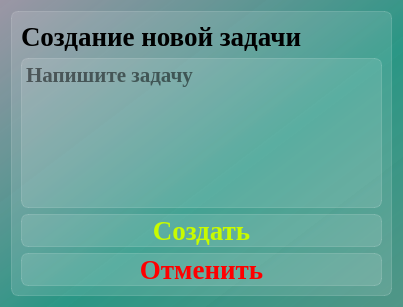
<?xml version="1.0" encoding="UTF-8"?>
<ui version="4.0">
 <class>Dialog_create_task</class>
 <widget class="QDialog" name="Dialog_create_task">
  <property name="geometry">
   <rect>
    <x>0</x>
    <y>0</y>
    <width>403</width>
    <height>307</height>
   </rect>
  </property>
  <property name="windowTitle">
   <string>Создание задачи</string>
  </property>
  <property name="styleSheet">
   <string notr="true">background-color: qlineargradient(spread:pad, x1:1, y1:1, x2:0, y2:0, stop:0 rgba(81, 150, 135, 255), stop:0.427447 rgba(41, 150, 132, 235), stop:1 rgba(155, 150, 165, 255));
font-family: Liberation Serif;
</string>
  </property>
  <layout class="QVBoxLayout" name="verticalLayout_2">
   <item>
    <widget class="QFrame" name="frame_main">
     <property name="styleSheet">
      <string notr="true">background-color: rgba(255, 255, 255, 30);
border: 1px solid rgba(255, 255, 255, 40);
border-radius: 7px;</string>
     </property>
     <property name="frameShape">
      <enum>QFrame::StyledPanel</enum>
     </property>
     <property name="frameShadow">
      <enum>QFrame::Raised</enum>
     </property>
     <layout class="QVBoxLayout" name="verticalLayout">
      <item>
       <widget class="QLabel" name="label_info">
        <property name="styleSheet">
         <string notr="true">text-align: center;
font-weight: bold;
font-size: 20pt;
background-color: none;
border: none;</string>
        </property>
        <property name="text">
         <string>Создание новой задачи</string>
        </property>
       </widget>
      </item>
      <item>
       <widget class="QTextEdit" name="textEdit_task_text">
        <property name="styleSheet">
         <string notr="true">font-weight: bold;
font-size: 16pt;</string>
        </property>
        <property name="html">
         <string>&lt;!DOCTYPE HTML PUBLIC &quot;-//W3C//DTD HTML 4.0//EN&quot; &quot;http://www.w3.org/TR/REC-html40/strict.dtd&quot;&gt;
&lt;html&gt;&lt;head&gt;&lt;meta name=&quot;qrichtext&quot; content=&quot;1&quot; /&gt;&lt;meta charset=&quot;utf-8&quot; /&gt;&lt;style type=&quot;text/css&quot;&gt;
p, li { white-space: pre-wrap; }
hr { height: 1px; border-width: 0; }
li.unchecked::marker { content: &quot;\2610&quot;; }
li.checked::marker { content: &quot;\2612&quot;; }
&lt;/style&gt;&lt;/head&gt;&lt;body style=&quot; font-family:'Liberation Serif'; font-size:16pt; font-weight:700; font-style:normal;&quot;&gt;
&lt;p style=&quot;-qt-paragraph-type:empty; margin-top:0px; margin-bottom:0px; margin-left:0px; margin-right:0px; -qt-block-indent:0; text-indent:0px; font-family:'.AppleSystemUIFont'; font-size:20pt;&quot;&gt;&lt;br /&gt;&lt;/p&gt;&lt;/body&gt;&lt;/html&gt;</string>
        </property>
        <property name="placeholderText">
         <string>Напишите задачу</string>
        </property>
       </widget>
      </item>
      <item>
       <widget class="QPushButton" name="pushButton_create">
        <property name="styleSheet">
         <string notr="true">QPushButton {
font-weight: bold;
font-size: 20pt;
text-align: center;
color: rgba(200, 251, 0, 1);
}

QPushButton:hover {
background-color: rgba(255, 255, 255, 40);
}
QPushButton:pressed {
background-color: rgba(255, 255, 255, 70);
}</string>
        </property>
        <property name="text">
         <string>Создать</string>
        </property>
       </widget>
      </item>
      <item>
       <widget class="QPushButton" name="pushButton_cancel">
        <property name="styleSheet">
         <string notr="true">QPushButton {
font-weight: bold;
font-size: 20pt;
text-align: center;
color: red;
}

QPushButton:hover {
background-color: rgba(255, 255, 255, 40);
}
QPushButton:pressed {
background-color: rgba(255, 255, 255, 70);
}</string>
        </property>
        <property name="text">
         <string>Отменить</string>
        </property>
       </widget>
      </item>
     </layout>
    </widget>
   </item>
  </layout>
 </widget>
 <tabstops>
  <tabstop>textEdit_task_text</tabstop>
  <tabstop>pushButton_cancel</tabstop>
  <tabstop>pushButton_create</tabstop>
 </tabstops>
 <resources/>
 <connections/>
</ui>
